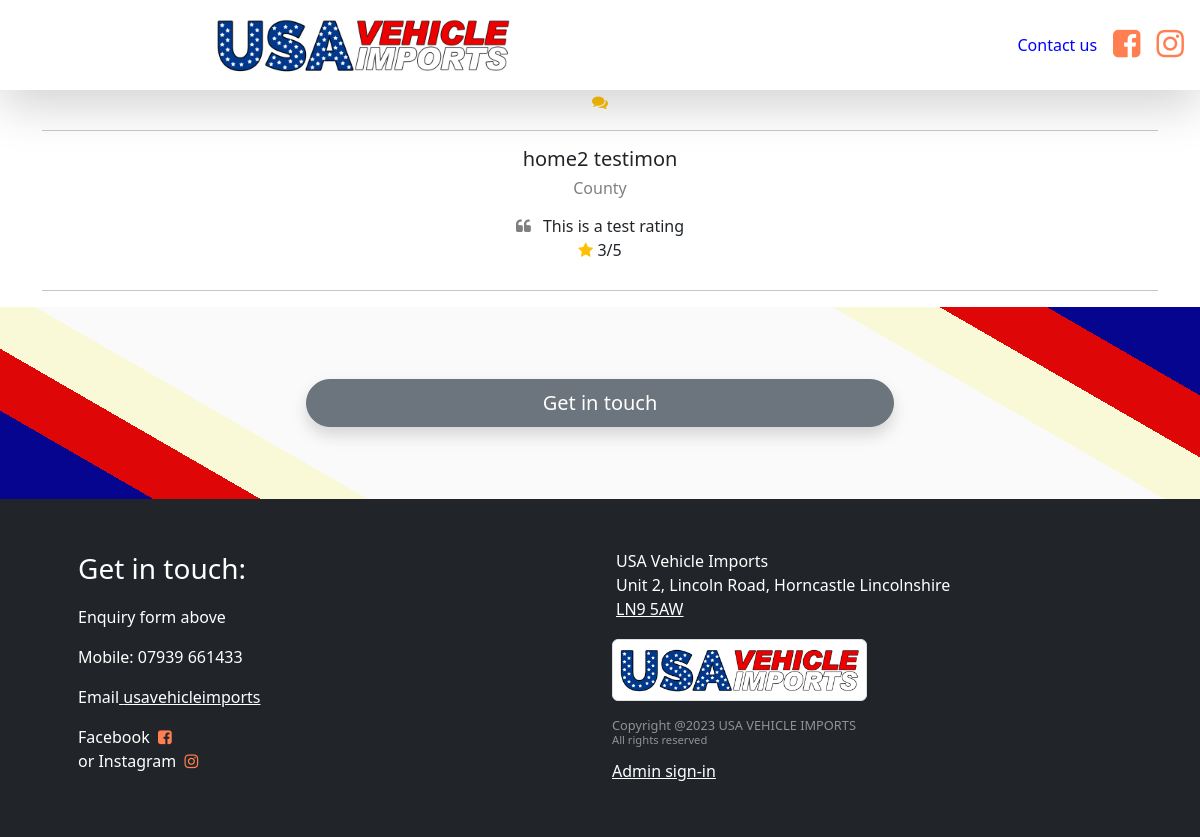
/, run on an earlier commit of the app's database.
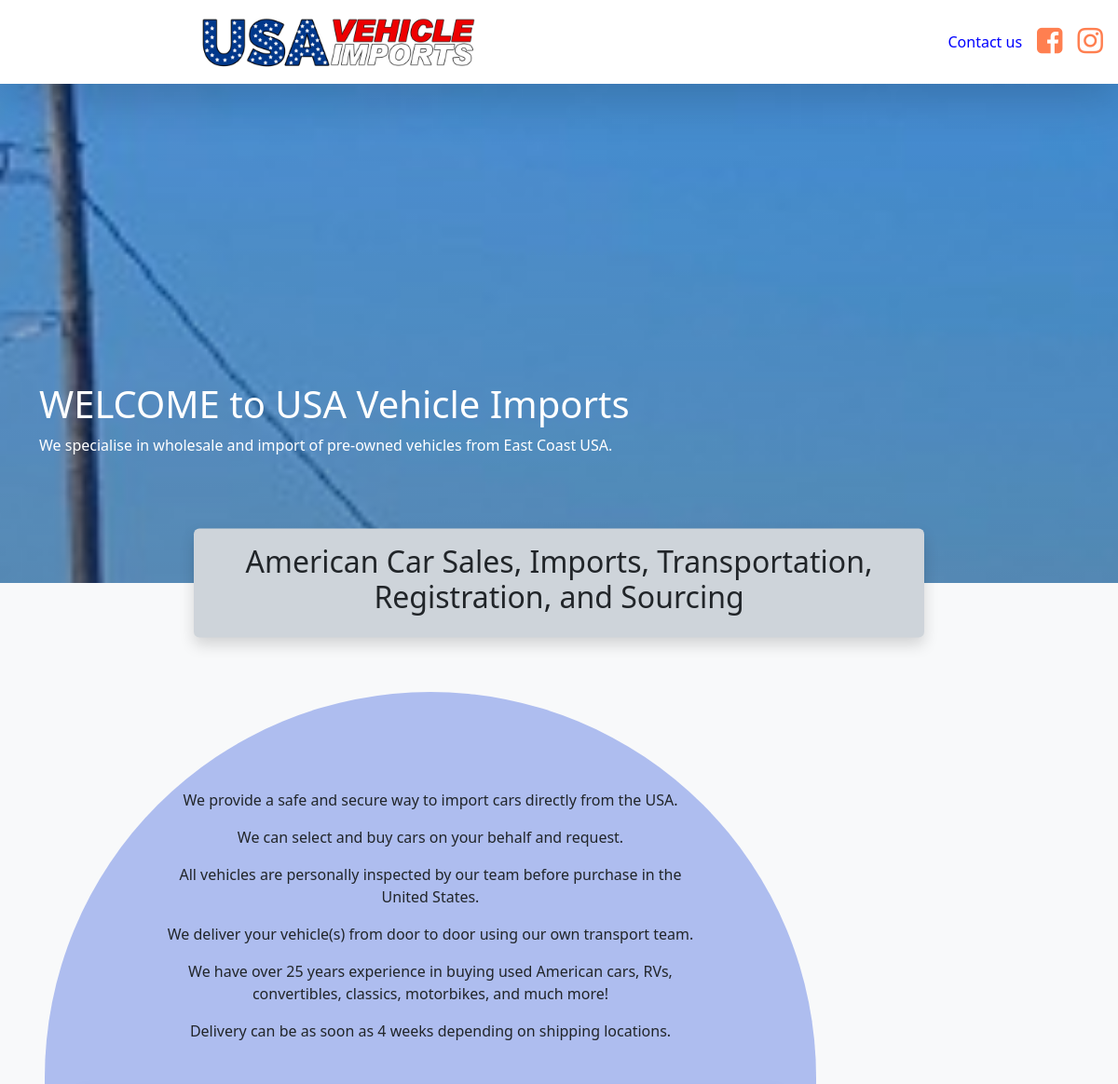
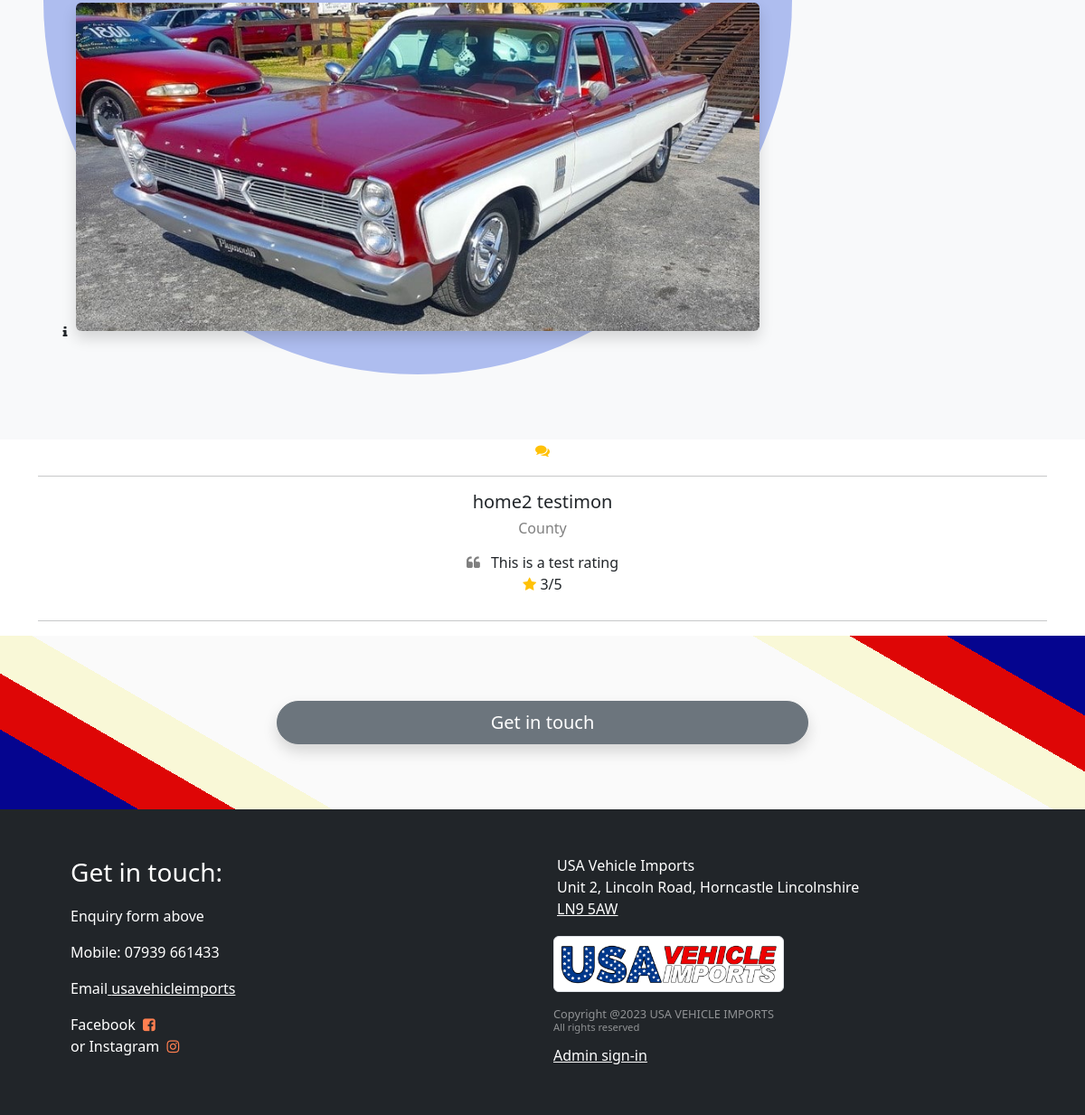
And on a later commit of the database (2 pictures, top to bottom).
### frontapp/models.py (models this page shows, shortened)
class BusinessDetails(models.Model):
    business_name = models.CharField(max_length=100, blank=True)
    address_1stline = models.CharField(max_length=100, blank=True)
    address_2ndline = models.CharField(max_length=100, blank=True)
    address_town = models.CharField(max_length=100, blank=True)
    address_county = models.CharField(max_length=100, blank=True)
    address_postcode = models.CharField(max_length=20, blank=True)
    contact_phone = models.CharField(max_length=20, blank=True)
    contact_mobile = models.CharField(max_length=20, blank=True)
    contact_email = models.EmailField(max_length=100, blank=True)
    contact_name = models.CharField(max_length=100, blank=True)
    facebook = models.URLField(max_length=200, blank=True)
    instagram = models.URLField(max_length=200, blank=True)
    twitter = models.URLField(max_length=200, blank=True)
    linkedIn = models.URLField(max_length=200, blank=True)
    google_map_link = models.CharField(max_length=300,blank=True)
    business_logo =  models.ImageField(upload_to='images/other/', null=True)
    def  image_tag(self):
        return mark_safe('<img src="/../../media/%s" width="150" height="50" />' % (self.business_logo))
    image_tag.allow_tags = True
    class  Meta:
        verbose_name_plural  =  "Business Details"

class Testimonials(models.Model):
    name = models.CharField(max_length=50)
    address = models.CharField(max_length=50)
    quote = models.TextField()
    rate = models.PositiveIntegerField(
        default=0)
    class  Meta:
        verbose_name_plural  =  "Testimonials"

class EditableStaticContent(models.Model):
    TITLE_CHOICES = [('HomeHero','HomeHero'),('Home','Home'),('Importing','Importing'),('Sourcing','Sourcing'),('Transportation','Transportation'),('GalleryHero','GalleryHero'),('GalleryBreaker','GalleryBreaker'),('GalleryExamplePics','GalleryExamplePics'),('NewsHero','NewsHero'),('',''),('','')]
    title = models.CharField(
        max_length=100,choices=TITLE_CHOICES,blank=True)
    slug = models.SlugField(blank=True)
    header = models.CharField(
        max_length=100,blank=True)
    subHeader = models.CharField(
        max_length=100,blank=True)
    badge = models.ImageField(upload_to='images/editableContent/', height_field=0,
        width_field=0,blank=True)
    shortDescription = models.CharField(
        max_length=200,blank=True)

class ESCParagraph(models.Model):
    paragraph = models.TextField(blank=True)
    editableStaticContentFk = models.ForeignKey(
        EditableStaticContent, related_name='escToPara_fk', on_delete=models.CASCADE, default=None)

class ESCImage(models.Model):
    images = models.ImageField(
        upload_to='images/editableContent/', height_field=0, width_field=0,blank=True)
    filename = models.CharField(
        max_length=100, null=True, blank=True, default='default.jpg')
    description = models.CharField(
        max_length=100,blank=True)
    editableStaticContentFk = models.ForeignKey(
        EditableStaticContent, related_name='escToImage_fk', on_delete=models.CASCADE, default=None)

### frontapp/views.py (the view)
# urls.py: path('', views.HomeView.as_view(), name="Home"),
class HomeView(ListView):
    model = Testimonials
    context_object_name = "testimonial"
    template_name = "Home.html"
    def get_context_data(self, **kwargs):
        context = super(HomeView, self).get_context_data(**kwargs)
        try:
            context['testimonial'] = Testimonials.objects.all()[:3]
        except Testimonials.DoesNotExist:
            context['testimonial'] = None
        context['editableStaticContent'] = EditableStaticContent.objects.all()
        context['navHTMLPage'] = NavHTMLPage.objects.all()
        return context

### frontapp/custom_context_processors.py (called while the page is built, shortened)
def get_business_data(request):
    data = BusinessDetails.objects.all()
    navLink = NavHTMLPage.objects.all()
    context = {'data': data,'navLink':navLink}
    return context

def get_form_data(request):
    if request.method == "GET":
        form = ContactForm()
    else:
        form = ContactForm()
    context = {'form': form}
    return ( context)

### frontapp/templates/Home.html (shortened to what this page needs)
{% extends "Base.html" %}{% block content %} {% load static %}
{% for content in editableStaticContent %}
<header>
  {% if content.title == 'HomeHero' %}
  <div class="header-parallax fade-in">
    <div class="container">
      <div id="HomeHero" class="header-content">
        {% for para in content.escToPara_fk.all %}
        <h1>{{ content.header }}</h1>
        <p>{{ para.paragraph }}</p>
        {% endfor %}
      </div>
    </div>
  </div>
  {% endif %}
</header>
<section>
  {% if content.title == 'Home' %}
  <div class="container-fluid bg-light text-center">
    <div
      id="Home"
      class="col-md-8 p-3 bg-dark-subtle shadow position-relative top-0 start-50 translate-middle rounded-2"
    >
      <h2>{{ content.header }}</h2>
    </div>
    <div class="container-fluid px-lg-5">
      <div class="row row-cols-1 row-cols-sm-2 pb-lg-5">
        <div
          class="col-sm-9 pt-5 pb-5 px-4 mb-4 bg-danger-subtler rounded-pill px-xxl-5"
        >
          <div class="text-center rounded-5 px-2 pt-3 pt-md-5 px-md-5 pt-xl-2">
            <div class="text pt-5 px-5">
              {% for para in content.escToPara_fk.all %}
              <p>{{ para.paragraph }}</p>
              {% endfor %}
            </div>
          </div>
          <br />
          <div class="container-fluid position-relative">
            {% for image in content.escToImage_fk.all %}
            <img
              class="img-fluid mt-2 rounded-2 shadow"
              src="{{ image.images.url }}"
              alt="USA Vehicle Imports logo image"
            />
            <button
              type="button"
              class="btn btn-sm position-absolute top-100 start-0 translate-middle rounded-circle"
              data-bs-toggle="collapse"
              data-bs-target="#imageData"
              aria-expanded="false"
              aria-controls="imageData"
            >
              <i class="fa fa-info" aria-hidden="true"></i>
            </button>
            {% endfor %}
          </div>
        </div>
        <div class="col-12 col-sm-3 px-xl-5">
        </div>
      </div>
    </div>
  </div>
  {% endif %}
</section>
{% endfor %} {% if testimonial %}
<section>{% include 'includes/testimonial.html' %}</section>
{% endif %} {% endblock content %}

### frontapp/templates/includes/nav.html (shortened to what this page needs)
{% load static %} {% for data in data %}
<nav
  class="navbar navbar-expand-lg sticky-top p-2 bg-white shadow-lg"
  method="GET"
>
  <div class="container-md w-50 p-0">
    <a class="navbar-brand m-0" href="/">
      <img
        class="img-fluid"
        src="{{ data.business_logo.url }}"
        width="300"
        alt="USA Vehicle Imports logo"
      />
    </a>
  </div>
  <div class="d-flex align-items-center">
    <div class="navbar-collapse collapse" id="navbarNav">
      <ul class="nav navbar-nav align-items-center">
        <li>
          <a class="nav-item nav-link" href="#contactUs">Contact us</a>
        </li>
        {% if data.facebook %}
        <li>
          <a
            class="nav-item nav-link"
            target="_blank"
            style="color: coral"
            title="Instagram"
            href="{{ data.facebook }}"
          >
            <i class="fa fa-facebook-square fa-2x"></i
          ></a>
        </li>
        {% endif %}{% if data.instagram %}
        <li>
          <a
            class="nav-item nav-link"
            target="_blank"
            style="color: coral"
            title="Instagram"
            href="{{ data.instagram }}"
          >
            <i class="fa fa-instagram fa-2x"></i
          ></a>
        </li>
        {% endif %}
      </ul>
    </div>
    {% endfor %}
  </div>
</nav>

### frontapp/templates/includes/testimonial.html (shortened to what this page needs)
<div class="container" method="GET">
  <div class="row row-cols-1">
    <div
      id="testimonial-carousel"
      class="carousel slide carousel-fade"
      data-bs-ride="carousel"
      data-bs-interval="10000"
    >
      <div class="carousel-inner">
        {% for testim in testimonial %}
        <div
          data-bs-interval="10000"
          class="carousel-item {% if forloop.first %} active {% endif %}"
        >
          <div class="col-12">
            <div class="col text-center">
              <i class="fa fa-comments text-warning"></i>
              <hr />
              <h5 class="mb-2">{{ testim.name }}</h5>
              <h6 class="mb-3 text-black-50">{{ testim.address }}</h6>
              <div class="px-xl-3">
                <i class="fa fa-quote-left pe-2 text-black-50"></i>
                <span>{{ testim.quote }} </span>
              </div>
              <div class="px-xl-3">
                <i class="fa fa-star mx-auto mb-3 text-warning"></i>
                <span>{{ testim.rate }}/5 </span>
              </div>
              <hr />
            </div>
          </div>
        </div>
        {% endfor %}
      </div>
      <button
        class="carousel-control-prev"
        type="button"
        data-bs-target="#testimonial-carousel"
        data-bs-slide="prev"
      >
        <span class="carousel-control-prev-icon" aria-hidden="true"></span>
      </button>
      <button
        class="carousel-control-next"
        type="button"
        data-bs-target="#testimonial-carousel"
        data-bs-slide="next"
      >
        <span class="carousel-control-next-icon" aria-hidden="true"></span>
      </button>
    </div>
  </div>
</div>

### frontapp/templates/includes/footer.html (shortened to what this page needs)
 {% load static %}
<footer class="bg-dark text-white">
    <div class="container p-5">
        <div class="row row-cols-1 row-cols-sm-2 justify-content-center">
            <div class="col" >
                <p class="fs-3">Get in touch:</p>
                <p>Enquiry form above</a></p>
                {% for data in data %}
                {% if data %}
                {% if data.contact_mobile %}
                <p>Mobile: {{ data.contact_mobile }}</p>
                {% endif %}
                <p>Email<a href="mailto:{{ data.contact_email }}"> usavehicleimports</a></p>
                {% endif %}
                <p>
                    {% if data.facebook %}
                    <a class="nav-item nav-link"
                     title="Facebook" target="_blank" href="{{ data.facebook }}">Facebook <i class="fa fa-facebook-square mx-1" style="color: coral"></i
                        ></a>
                        {% endif %}   {% if data.instagram %}
                    <a class="nav-item nav-link" title="Instagram" target="_blank" href="{{ data.instagram }}">or Instagram <i class="fa fa-instagram mx-1" style="color: coral"></i
                        ></a>
                        {% endif %}
                </p>
            </div>
            <div class="col lh-1">
                {% if data %}
                <p class="m-1 lh-sm">{{ data.business_name }}</p>
                <p class="m-1 lh-sm">
                    {{ data.address_1stline }},
                    {{ data.address_2ndline }},
                    {{ data.address_town }}
                    {{ data.address_county }}
                </p>
                <p class="m-1 lh-sm">
                    <a href="{{ data.google_map_link }}"
                    target="_blank">
                        {{ data.address_postcode }}
                    </a>
                </p>
                {% endif %}
                <a class="navbar-brand" href="#">
                    <img class="img-thumbnail mt-3 mb-3 w-50" src="{{ data.business_logo.url }}" alt="USA Vehicle Imports logo">
                </a>
                <div class="text-sm-start lh-sm text-white-50">
                    <p class="m-0 p-0 fw-light" style="font-size: 0.8rem;">
                        {% now "Y" as curr_yr %}
                        Copyright @{{ curr_yr }}
                        <span class="text-uppercase">{{ data.business_name }}</span></p>
                    <p class="fw-lighter" style="font-size: 0.7rem;">All rights reserved</p>
                </div>
                {% endfor %}
                <a href="{% url 'admin:index' %}">Admin sign-in</a>
            </div>
        </div>
    </div>
</footer>

What changed in the data, as far as the page shows it:
added EditableStaticContent: header "WELCOME to USA Vehicle Imports"
added ESCParagraph: paragraph "We specialise in wholesale and import of pre-owned vehicles from East Coast USA."
added EditableStaticContent: header "American Car Sales, Imports, Transportation, Registration, and Sourcing"
added ESCParagraph: paragraph "We provide a safe and secure way to import cars directly from the USA.", shown under "American Car Sales, Imports, Transportation, Registration, and Sourcing"
added ESCParagraph: paragraph "We can select and buy cars on your behalf and request.", shown under "American Car Sales, Imports, Transportation, Registration, and Sourcing"
added ESCParagraph: paragraph "All vehicles are personally inspected by our team before purchase in the United States.", shown under "American Car Sales, Imports, Transportation, Registration, and Sourcing"
added ESCParagraph: paragraph "We deliver your vehicle(s) from door to door using our own transport team.", shown under "American Car Sales, Imports, Transportation, Registration, and Sourcing"
added ESCParagraph: paragraph "We have over 25 years experience in buying used American cars, RVs, convertibles, classics, motorbikes, and much more!", shown under "American Car Sales, Imports, Transportation, Registration, and Sourcing"
added ESCParagraph: paragraph "Delivery can be as soon as 4 weeks depending on shipping locations.", shown under "American Car Sales, Imports, Transportation, Registration, and Sourcing"
added ESCImage: images (picture)
